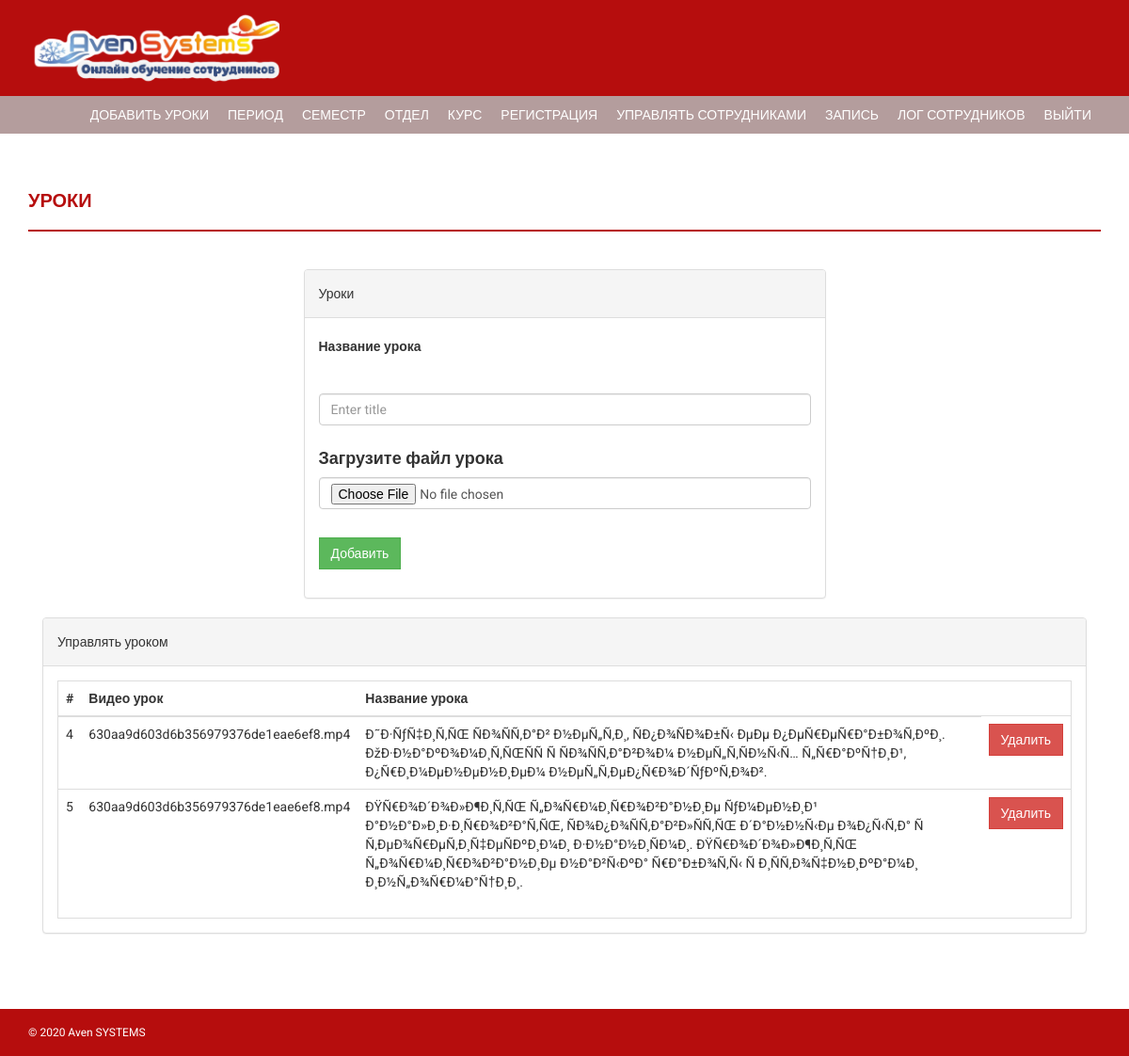
The page /onlinecourse/admin/lesson.php (signed in) on the database its author committed.
### tables this page shows
CREATE TABLE `video` (
  `id` int(11) NOT NULL,
  `PostTitle` mediumtext NOT NULL,
  `PostUrl` mediumtext NOT NULL,
  `PostFile` varchar(255) NOT NULL
);

### onlinecourse/admin/lesson.php (the view, shortened to what this page needs)
 <?php
if(strlen($_SESSION['alogin'])==0)
  {
header('location:index.php');
}
else{
?>
<!DOCTYPE html>
<html xmlns="http://www.w3.org/1999/xhtml">
<head>
    <link href="assets/css/bootstrap.css" rel="stylesheet" />
    <link href="assets/css/font-awesome.css" rel="stylesheet" />
    <link href="assets/css/style.css" rel="stylesheet" />
</head>
<body>
<?php include('includes/header.php');?>
<?php if($_SESSION['alogin']!="")
{
 include('includes/menubar.php');
}
 ?>
    <div class="content-wrapper">
        <div class="container">
              <div class="row">
                    <div class="col-md-12">
                        <h1 class="page-head-line">Уроки  </h1>
                    </div>
                </div>
                <div class="row" >
                  <div class="col-md-3"></div>
                    <div class="col-md-6">
                        <div class="panel panel-default">
                        <div class="panel-heading">
                           Уроки
                        </div>
                        <div class="panel-body">
   <div class="form-group">
    <label for="coursecode">Название  урока  </label>
	<form action="#file"   method="post" enctype="multipart/form-data">
 <div class="form-group m-b-20">
<input type="text" class="form-control" id="posttitle" name="posttitle" placeholder="Enter title" required>
</div>
<div class="row">
<div class="col-sm-12">
 <div class="card-box">
<h4 class="m-b-30 m-t-0 header-title"><b>Загрузите файл урока</b></h4>
<input type="file" class="form-control" id="postfile" name="postfile"  required>
</div>
</div>
</div>
<BR>
<button type="submit" name="submit" class="btn btn-success waves-effect waves-light" value="Upload">Добавить </button>
                                        </form>
  </div>
                            </div>
                            </div>
                    </div>
                </div>
                <div class="col-md-12">
                    <div class="panel panel-default">
                        <div class="panel-heading">
                            Управлять уроком
                        </div>
                        <div class="panel-body">
                            <div class="table-responsive table-bordered">
                                <table class="table">
                                    <thead>
                                        <tr>
                                            <th>#</th>
                                            <th>Видео урок</th>
                                            <th>Название урока</th>
                                        </tr>
                                    </thead>
                                    <tbody>
<?php
$sql=mysqli_query($con,"select * from video");
while($row=mysqli_fetch_array($sql))
{
?>
                                        <tr>
                                            <td><?php echo htmlentities($row['id']);?></td>
                                            <td><?php echo htmlentities($row['PostFile']);?></td>
                                            <td><?php echo htmlentities($row['PostTitle']);?></td>
                                            <td>
  <a href="lesson.php?id=<?php echo $row['id']?>&del=delete" onClick="return confirm('Are you sure you want to delete?')">
                                            <button class="btn btn-danger">Удалить</button>
</a>
                                            </td>
                                        </tr>
<?php
} ?>
                                    </tbody>
                                </table>
                            </div>
                        </div>
                    </div>
                </div>
            </div>
        </div>
  <?php include('includes/footer.php');?>
</body>
</html>
<?php } ?>

### onlinecourse/admin/assets/css/style.css (style rules this page uses)
body { font-family: 'Roboto', sans-serif; line-height: 30px; }
.content-wrapper { margin-top: 40px; min-height: 600px; padding-bottom: 60px; }
.page-head-line { font-weight: 900; padding-bottom: 20px; border-bottom: 2px solid #b60d0d; text-transform: uppercase; color: #b60d0d; font-size: 20px; margin-bottom: 40px; }
.btn { border-radius: 0px; -webkit-border-radius: 0px; -moz-border-radius: 0px; }

### rows shown on the page
video: id "4", PostFile "630aa9d603d6b356979376de1eae6ef8.mp4", PostTitle "Ð˜Ð·ÑƒÑ‡Ð¸Ñ‚ÑŒ ÑÐ¾ÑÑ‚Ð°Ð² Ð½ÐµÑ„Ñ‚Ð¸, ÑÐ¿Ð¾ÑÐ¾Ð±Ñ‹ ÐµÐµ Ð¿ÐµÑ€ÐµÑ€Ð°Ð±Ð¾Ñ‚ÐºÐ¸. ÐžÐ·Ð½Ð°ÐºÐ¾Ð¼Ð¸Ñ‚ÑŒÑÑ Ñ ÑÐ¾ÑÑ‚Ð°Ð²Ð¾Ð¼ Ð½ÐµÑ„Ñ‚ÑÐ½Ñ‹Ñ… Ñ„Ñ€Ð°ÐºÑ†Ð¸Ð¹, Ð¿Ñ€Ð¸Ð¼ÐµÐ½ÐµÐ½Ð¸ÐµÐ¼ Ð½ÐµÑ„Ñ‚ÐµÐ¿Ñ€Ð¾Ð´ÑƒÐºÑ‚Ð¾Ð²."
video: id "5", PostFile "630aa9d603d6b356979376de1eae6ef8.mp4", PostTitle "ÐŸÑ€Ð¾Ð´Ð¾Ð»Ð¶Ð¸Ñ‚ÑŒ Ñ„Ð¾Ñ€Ð¼Ð¸Ñ€Ð¾Ð²Ð°Ð½Ð¸Ðµ ÑƒÐ¼ÐµÐ½Ð¸Ð¹ Ð°Ð½Ð°Ð»Ð¸Ð·Ð¸Ñ€Ð¾Ð²Ð°Ñ‚ÑŒ, ÑÐ¾Ð¿Ð¾ÑÑ‚Ð°Ð²Ð»ÑÑ‚ÑŒ Ð´Ð°Ð½Ð½Ñ‹Ðµ Ð¾Ð¿Ñ‹Ñ‚Ð° Ñ Ñ‚ÐµÐ¾Ñ€ÐµÑ‚Ð¸Ñ‡ÐµÑÐºÐ¸Ð¼Ð¸ Ð·Ð½Ð°Ð½Ð¸ÑÐ¼Ð¸. ÐŸÑ€Ð¾Ð´Ð¾Ð»Ð¶Ð¸Ñ‚ÑŒ Ñ„Ð¾Ñ€Ð¼Ð¸Ñ€Ð¾Ð²Ð°Ð½Ð¸Ðµ Ð½Ð°Ð²Ñ‹ÐºÐ° Ñ€Ð°Ð±Ð¾Ñ‚Ñ‹ Ñ Ð¸ÑÑ‚Ð¾Ñ‡Ð½Ð¸ÐºÐ°Ð¼Ð¸ Ð¸Ð½Ñ„Ð¾Ñ€Ð¼Ð°Ñ†Ð¸Ð¸."
